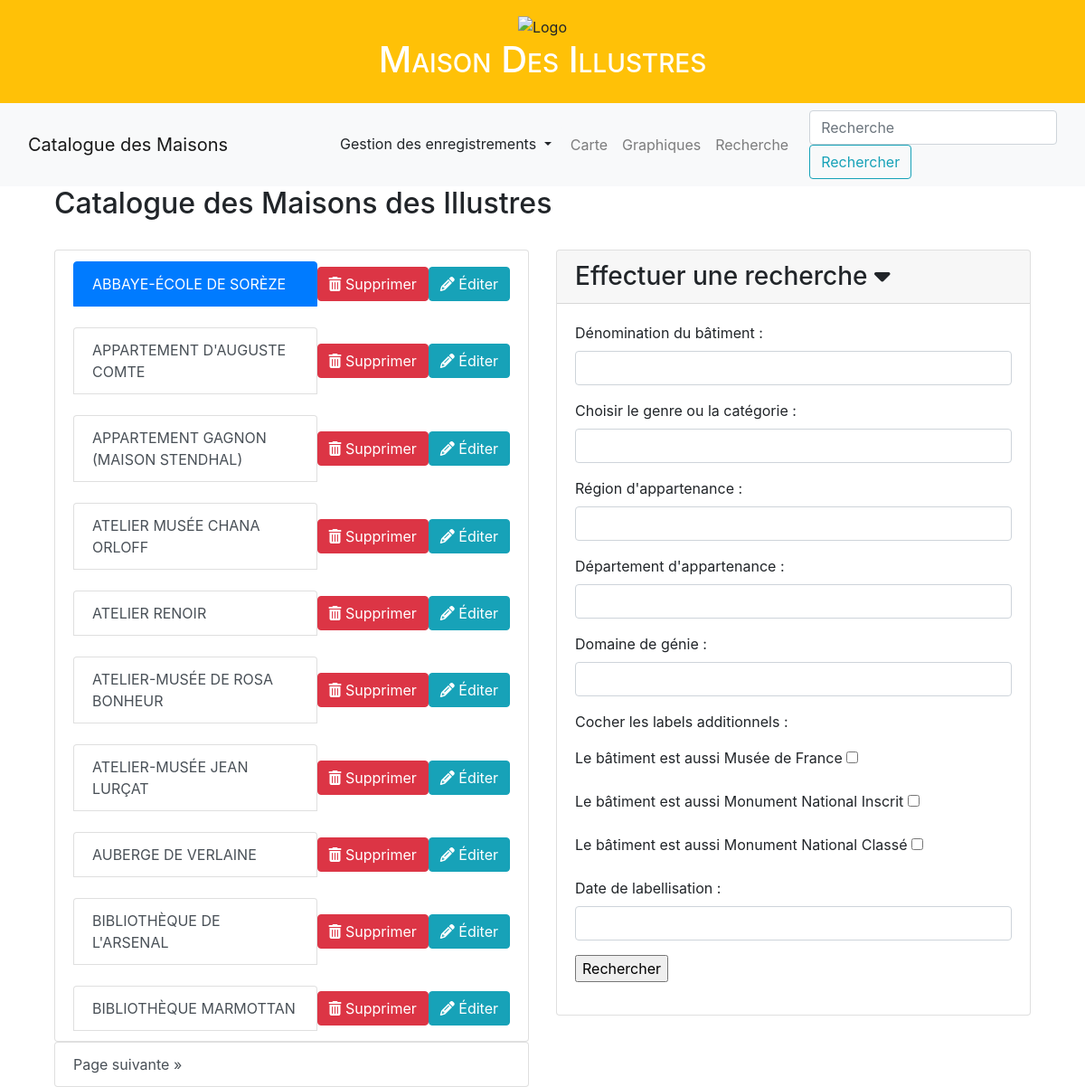
Page /maisons on the earlier database version.
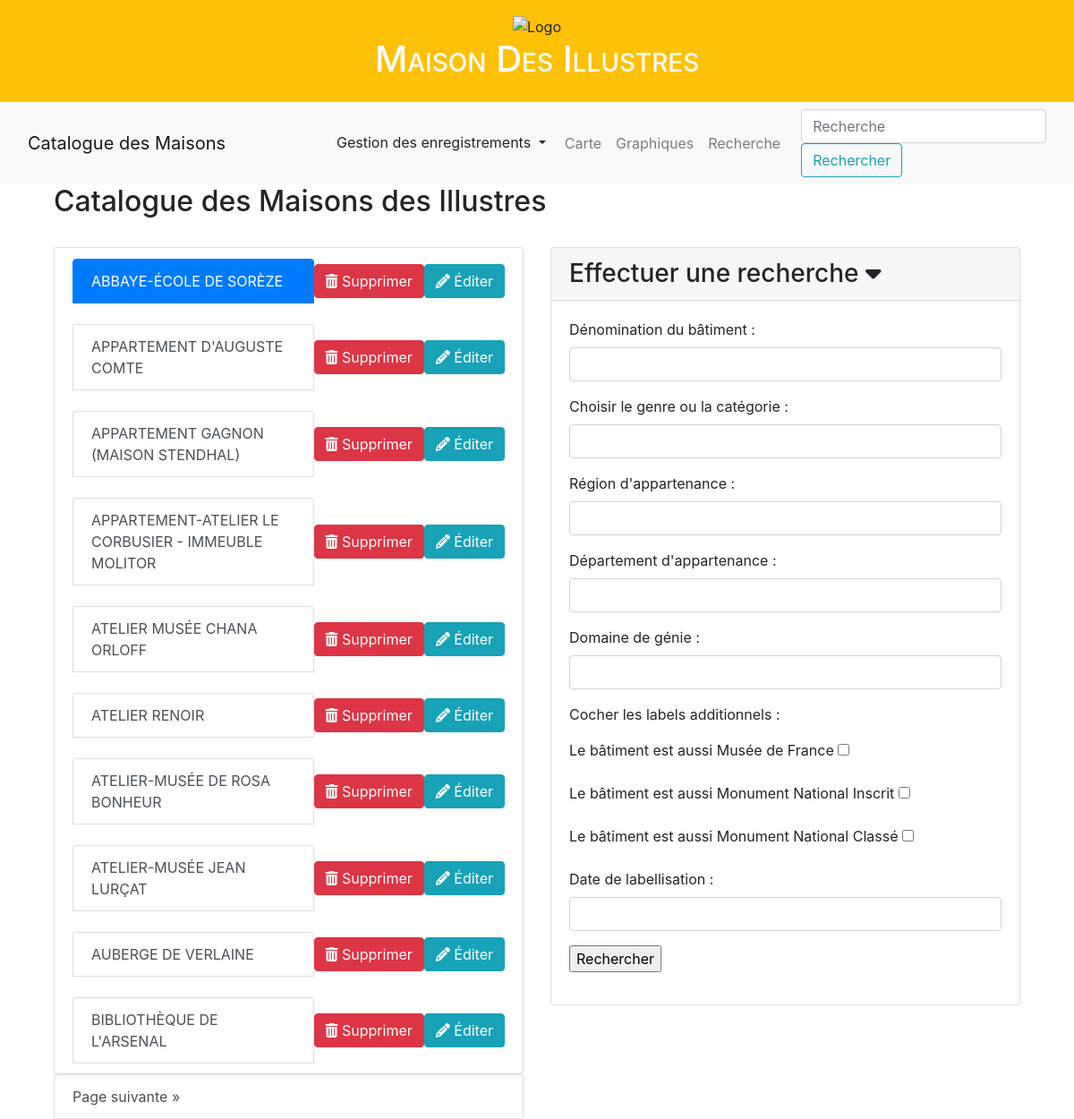
Same page on the later database version.
### appli/app/models/data.py (models this page shows, shortened)
class Maisons(db.Model):
    __tablename__ = "maisons"
    id = db.Column(db.String(500), primary_key=True)
    denomination = db.Column(db.String(45))
    code_postal = db.Column(db.String(5))
    dpmt = db.Column(db.String(45))
    region = db.Column(db.String(45))
    adresse = db.Column(db.String(45))
    commune = db.Column(db.String(45))
    code_INSEE = db.Column(db.String(5))
    pays = db.Column(db.String(45))
    date_label = db.Column(db.Integer)
    latitude = db.Column(db.Float)
    longitude = db.Column(db.Float)
    museeFrance = db.Column(db.Boolean)
    monumentsInscrits = db.Column(db.Boolean)
    monumentsClasses = db.Column(db.Boolean)
    nombreSPR = db.Column(db.Integer, nullable=True)
    type = db.Column(db.Enum(Domaine))
    idWikidata = db.Column(
        db.String(20),
        db.ForeignKey('personnes.idWikidata'))

### appli/app/routes/generales.py (the view)
@app.route("/", methods=['GET', 'POST'])
@app.route("/maisons", methods=['GET', 'POST'])
@app.route("/maisons/<int:page>", methods=['GET', 'POST'])
def maisons(page=1):
    form=Recherche()
    donnees = Maisons.query.order_by(Maisons.denomination).paginate(page=page, per_page=app.config["MAISONS_PER_PAGE"])
    return render_template("pages/liste.html",
        sous_titre="Liste des maisons",
        donnees=donnees,
        form=form)

### appli/app/models/formulaires.py
class Recherche(FlaskForm):
    denomination =  StringField("denomination", validators=[])
    type =  SelectField("type", choices=[], validators = [])
    region = SelectField("region", choices=[], validators=[])
    departement = SelectField("departement", choices=[])
    genre = SelectField("genre", choices=[], validators=[])
    museeFrance =  BooleanField("musee_france", default=False)
    monumentsInscrits =  BooleanField("monuments_inscrits", default=False)
    monumentsClasses =  BooleanField("monuments_classes", default=False)
    date_label = SelectField("date_label", choices=[], validators=[])

### appli/app/templates/pages/liste.html (shortened to what this page needs)
{% extends "partials/conteneur.html" %}
{% block body %}
<section class="padding-lg">
    <div class="container">
        <div class="row heading heading-icon">
            <div class="col-12">
                <h2>Catalogue des Maisons des Illustres</h2>
            </div>
        </div>
        <br>
        <div class="row">
            <div class="col-md-6">
                <div class="list-group" id="list-tab" role="tablist">
                    <ul class="list-group">
                        {% for maisons in donnees.items %}
                            <li class="list-group-item d-flex justify-content-between align-items-center">
                                <a class="list-group-item list-group-item-action {% if loop.index == 1 %}active{% endif %}"
                                   href="{{ url_for('info_maisons', nom_maisons=maisons.denomination)}}" role="tab"
                                   aria-controls="{{maisons.denomination}}">
                                   {{maisons.denomination}}
                                </a>
                                <div class="btn-group btn-group-sm">
                                    <form action="{{ url_for('sup_maison', nom_maison=maisons.denomination) }}" method="post" class="del-component">
                                        <button class="btn btn-danger" type="submit">
                                            <i class="fa fa-trash"></i> Supprimer
                                        </button>
                                    </form>
                                </div>
                                <div class="btn-group btn-group-sm">
                                    <a href="{{ url_for('update_maisons', nom_maison=maisons.denomination) }}">
                                        <button class="btn btn-info" type="submit">
                                            <i class="fa fa-pencil"></i> Éditer
                                        </button>
                                    </a>
                                </div>
                            </li>
                        {% endfor %}
                    </ul>
                    {% if donnees.next_num %}
                        <a class="list-group-item list-group-item-action btn btn-outline-dark{% if donnees.page == donnees.pages %} disabled{% endif %}"
                           id="list-list-next" href="{{ url_for('maisons', page=donnees.next_num) }}">
                            Page suivante &raquo;
                        </a>
                    {% endif %}
                </div>
            </div>
            <div class="col-md-6">
                <div class="card">
                    <h3 class="card-header" data-toggle="collapse" data-target="#collapseExample" aria-expanded="false" aria-controls="collapseExample">
                        Effectuer une recherche <i class="fa-solid fa-caret-down"></i>
                    </h3>
                    <div class="collapse show" id="collapseExample">
                        <div class="card-body">
                            {% include "partials/formulaires/recherche.html" %}
                        </div>
                    </div>
                </div>
            </div>
        </div>
    </div>
</section>
{%endblock%}

Differences in the rows shown:
no longer on this page (row edited): Maisons: denomination "BIBLIOTHÈQUE MARMOTTAN"
added Maisons: denomination "APPARTEMENT-ATELIER LE CORBUSIER - IMMEUBLE MOLITOR"
